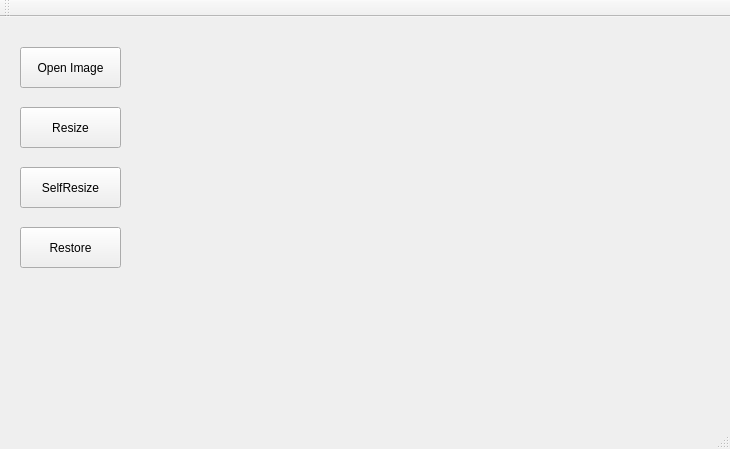
<?xml version="1.0" encoding="UTF-8"?>
<ui version="4.0">
 <class>MainWindow</class>
 <widget class="QMainWindow" name="MainWindow">
  <property name="geometry">
   <rect>
    <x>0</x>
    <y>0</y>
    <width>730</width>
    <height>449</height>
   </rect>
  </property>
  <property name="windowTitle">
   <string>MainWindow</string>
  </property>
  <widget class="QWidget" name="centralWidget">
   <widget class="QPushButton" name="OpenImageButton">
    <property name="geometry">
     <rect>
      <x>20</x>
      <y>30</y>
      <width>101</width>
      <height>41</height>
     </rect>
    </property>
    <property name="text">
     <string>Open Image</string>
    </property>
   </widget>
   <widget class="QPushButton" name="ProcessButton1">
    <property name="geometry">
     <rect>
      <x>20</x>
      <y>90</y>
      <width>101</width>
      <height>41</height>
     </rect>
    </property>
    <property name="text">
     <string>Resize</string>
    </property>
   </widget>
   <widget class="QLabel" name="DisplayLabel">
    <property name="geometry">
     <rect>
      <x>130</x>
      <y>30</y>
      <width>491</width>
      <height>291</height>
     </rect>
    </property>
    <property name="text">
     <string/>
    </property>
   </widget>
   <widget class="QPushButton" name="ProcessButton2">
    <property name="geometry">
     <rect>
      <x>20</x>
      <y>150</y>
      <width>101</width>
      <height>41</height>
     </rect>
    </property>
    <property name="text">
     <string>SelfResize</string>
    </property>
   </widget>
   <widget class="QPushButton" name="ProcessButton3">
    <property name="geometry">
     <rect>
      <x>20</x>
      <y>210</y>
      <width>101</width>
      <height>41</height>
     </rect>
    </property>
    <property name="text">
     <string>Restore</string>
    </property>
   </widget>
  </widget>
  <widget class="QMenuBar" name="menuBar">
   <property name="geometry">
    <rect>
     <x>0</x>
     <y>0</y>
     <width>730</width>
     <height>23</height>
    </rect>
   </property>
  </widget>
  <widget class="QToolBar" name="mainToolBar">
   <attribute name="toolBarArea">
    <enum>TopToolBarArea</enum>
   </attribute>
   <attribute name="toolBarBreak">
    <bool>false</bool>
   </attribute>
  </widget>
  <widget class="QStatusBar" name="statusBar"/>
 </widget>
 <layoutdefault spacing="6" margin="11"/>
 <resources/>
 <connections/>
</ui>
